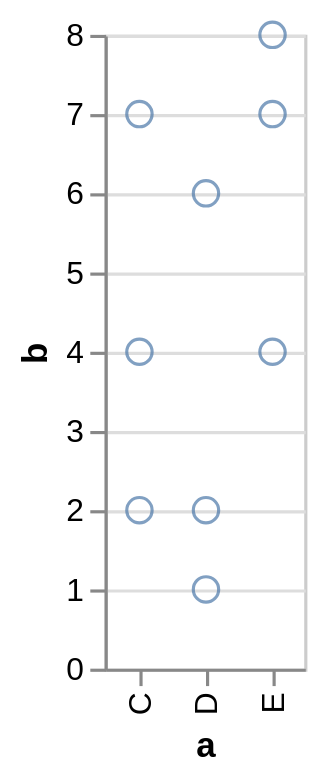

Describe this chart as a Vega-Lite specification.
### Vega specification from a JSON file in a GitHub repository (floating-point values rounded to 4 significant figures)
{"$schema": "https://vega.github.io/schema/vega/v3.0.json", "autosize": "pad", "padding": 5, "encode": {"update": {"stroke": {"value": "#ccc"}, "fill": {"value": "transparent"}}}, "data": [{"name": "source_0", "values": [{"a": "C", "b": 2}, {"a": "C", "b": 7}, {"a": "C", "b": 4}, {"a": "D", "b": 1}, {"a": "D", "b": 2}, {"a": "D", "b": 6}, {"a": "E", "b": 8}, {"a": "E", "b": 4}, {"a": "E", "b": 7}]}, {"name": "data_0", "source": "source_0", "transform": [{"type": "formula", "expr": "toNumber(datum[\"b\"])", "as": "b"}, {"type": "filter", "expr": "datum[\"b\"] !== null && !isNaN(datum[\"b\"])"}]}], "signals": [{"name": "x_step", "value": 21}, {"name": "width", "update": "bandspace(domain('x').length, 1, 0.5) * x_step"}, {"name": "height", "update": "200"}], "marks": [{"name": "marks", "type": "symbol", "role": "point", "from": {"data": "data_0"}, "encode": {"update": {"x": {"scale": "x", "field": "a"}, "y": {"scale": "y", "field": "b"}, "stroke": {"value": "#4c78a8"}, "fill": {"value": "transparent"}, "opacity": {"value": 0.7}}}}], "scales": [{"name": "x", "type": "point", "domain": {"data": "data_0", "field": "a", "sort": true}, "range": {"step": {"signal": "x_step"}}, "round": true, "padding": 0.5}, {"name": "y", "type": "linear", "domain": {"data": "data_0", "field": "b"}, "range": [{"signal": "height"}, 0], "round": true, "nice": true, "zero": true}], "axes": [{"scale": "x", "orient": "bottom", "tickCount": 5, "title": "a", "zindex": 1, "encode": {"labels": {"update": {"angle": {"value": 270}, "align": {"value": "right"}, "baseline": {"value": "middle"}}}}}, {"scale": "y", "orient": "left", "title": "b", "zindex": 1}, {"scale": "y", "domain": false, "grid": true, "labels": false, "orient": "left", "ticks": false, "zindex": 0, "gridScale": "x"}]}
